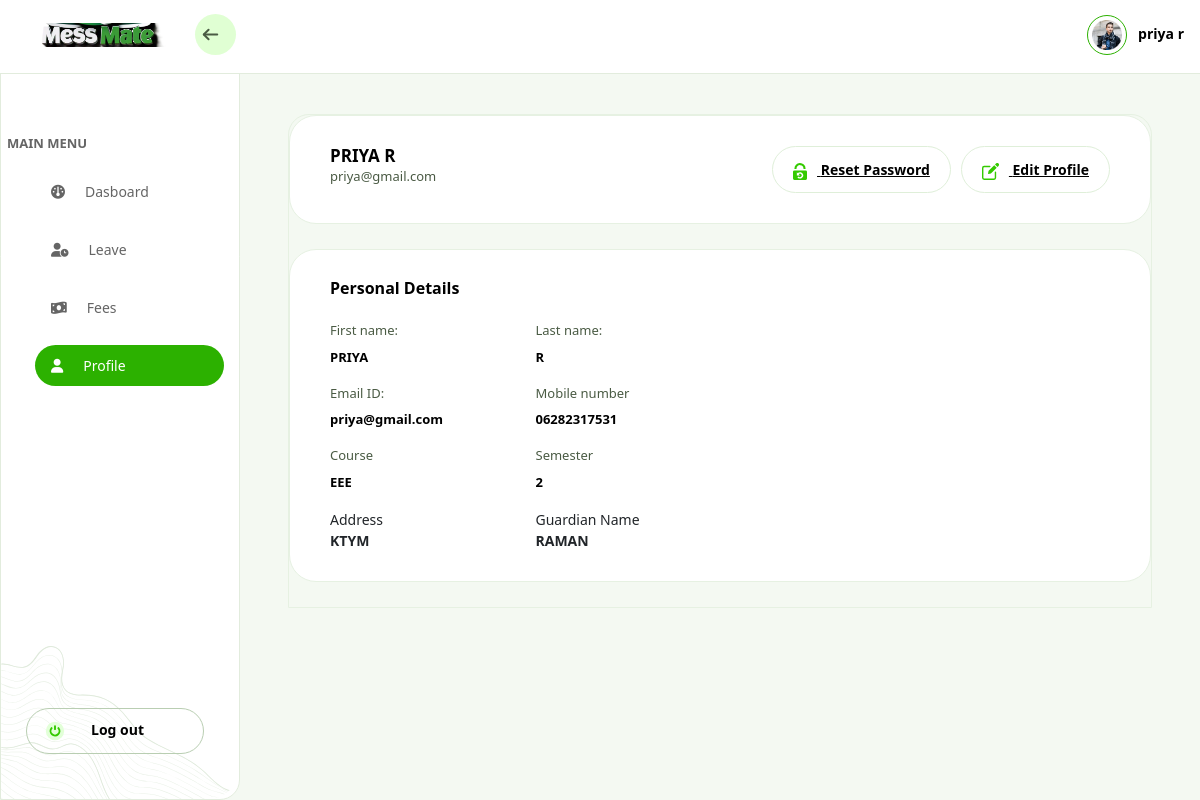
Screenshot of /student/profile (signed in) with the database file from the repository.
### mess_app/models.py (models this page shows, shortened)
class CustomUser(AbstractUser):
       GENDER_CHOICES = [
        ('M', 'Male'),
        ('F', 'Female'),
    ]
       COURSE_CHOICES = [
        ('CSE', 'B.Tech(Computer Science Engineering) '),
        ('EC', 'B.Tech(Electronics & Communication Engineering)'),
        ('EEE', 'B.Tech(Electrical & Electronics Engineering)'),
        ('CHE', 'Diploma in Computer Hardware Engineering'),
        ('EL', 'Diploma in Electronics Engineering'),
        ('DEEE', 'Diploma in Electrical & Electronics Engineering'),
        ('MCA', 'MCA'),
    ]
       email = models.EmailField(unique=True)
       dob=models.DateField(blank=False, null=True)
       gender=models.CharField(max_length=1, choices=GENDER_CHOICES,blank=False, null=True)
       address=models.TextField(blank=False, null=True)
       course = models.CharField(max_length=4, choices=COURSE_CHOICES,blank=False, null=True)
       reg_no=models.CharField(max_length=15,unique=True,blank=False, null=True)
       sem=models.PositiveIntegerField(blank=False, null=True)
       start_year = models.IntegerField(blank=False,null=True)
       end_year = models.IntegerField(blank=False,null=True)
       ph_no=models.CharField(max_length=15,blank=False, null=True)
       guard_name=models.CharField(max_length=100,blank=False, null=True)
       guard_phn=models.CharField(max_length=15,blank=False, null=True)
       is_active = models.BooleanField(default=False)
       past_stud= models.BooleanField(default=False,blank=True,null=True)

### student/views.py (the view)
# urls.py: path('profile',views.profile,name='profile'),
def profile(request):
    return render(request,'student/my-account.html')

### templates/student/my-account.html (shortened to what this page needs)
{% extends "navbar.html" %}
{% load static %}
{% block table %}
        <div class="db-rt-outer">
            <div class="db-rt-cont-area account-wrp">
                <div class="account-action-top">
                    <div class="profile-info-acc">
                        <div class="prf-dtl">
                            <span class="prof-name">{{profile.first_name|upper}} {{profile.last_name|upper}}</span>
                            <h5 class="prof-desg">{{profile.email}}</h5>
                        </div>
                    </div>
                    <div class="action-btn-blks">
                        <a class="prof-btns">
                            <span class="icon">
                                <img src="{% static 'img/reset-password.svg' %}" alt="">
                            </span>
                            <span class="txt">Reset Password</span>
                        </a>
                        <a class="prof-btns" type="button" data-bs-toggle="modal" data-bs-target="#editProfile">
                            <span class="icon">
                                <img src="{% static 'img/edit-profile.svg' %}" alt="">
                            </span>
                            <span class="txt">Edit Profile</span>
                        </a>
                    </div>
                </div>
                <div class="account-action-top">
                    <div class="col-lg-6 lft">
                        <div class="left-col">
                            <div class="title-main">Personal Details</div>
                            <div class="row">
                                <div class="col-lg-6">
                                    <div class="view-blk">
                                        <div class="dtls">
                                            <div class="label-acc">First name:</div>
                                            <div class="desc">{{profile.first_name|upper}}</div>
                                        </div>
                                    </div>
                                </div>
                                <div class="col-lg-6">
                                    <div class="view-blk">
                                        <div class="dtls">
                                            <div class="label-acc">Last name:</div>
                                            <div class="desc"> {{profile.last_name|upper}}</div>
                                        </div>
                                    </div>
                                </div>
                            </div>
                            <div class="row">
                                <div class="col-lg-6">
                                    <div class="view-blk">
                                        <div class="dtls">
                                            <div class="label-acc">Email ID:</div>
                                            <div class="desc"><a class="link" href="mailto:">{{profile.email}}</a></div>
                                        </div>
                                    </div>
                                </div>
                                <div class="col-lg-6">
                                    <div class="view-blk">
                                        <div class="dtls">
                                            <div class="label-acc">Mobile number </div>
                                            <div class="desc"><a class="link" href="tel:+1 (412) 645-3682">{{profile.ph_no}}</a></div>
                                        </div>
                                    </div>
                                </div>
                            </div>
                            <div class="row">
                                <div class="col-lg-6">
                                    <div class="view-blk">
                                        <div class="dtls">
                                            <div class="label-acc">Course</div>
                                            <div class="desc"><a class="link" href="tel:+1 (412) 645-3682">{{profile.course}}</a></div>
                                        </div>
                                    </div>
                                </div>
                                <div class="col-lg-6">
                                    <div class="view-blk">
                                        <div class="dtls">
                                            <div class="label-acc">Semester</div>
                                            <div class="desc"><a class="link" href="tel:+1 (412) 645-3682">{{profile.sem}}</a></div>
                                        </div>
                                    </div>
                                    </div>
                                </div>
                            </div>
                            <div class="row">
                                <div class="col-lg-6">
                                    <div class="view-blk">
                                        <div class="dtls">
                                            <div class="label-acc">Address</div>
                                            <div class="desc"><b>{{profile.address|upper}}</b></a></div>
                                        </div>
                                    </div>
                                </div>
                                <div class="col-lg-6">
                                    <div class="view-blk">
                                        <div class="dtls">
                                            <div class="label-acc">Guardian Name</div>
                                            <div class="desc"><b>{{profile.guard_name|upper}}</b></a></div>
                                        </div>
                                    </div>
                                    </div>
                                </div>
                            </div>
                        </div>
                    </div>
                </div>
            </div>
        </div>
    </div>
{% endblock %}

### templates/navbar.html (shortened to what this page needs)
{% extends "base.html" %}
{% load static %}
{% block style %}
<link rel="stylesheet" href="https://cdnjs.cloudflare.com/ajax/libs/font-awesome/6.0.0-beta3/css/all.min.css">
<link rel="stylesheet" href="{% static 'css/common.css' %}">
<link rel="stylesheet" href="{% static 'css/header-sidebar.css' %}">
<link rel="stylesheet" href="{% static 'css/common-table-listing.css' %}">
<link rel="stylesheet" href="{% static 'css/common-modal.css' %}">
{% endblock %}
{% block content %}
<div class="outer-main">
    <div class="left-side-nav" id="sidebar">
        <div class="main-nav" style='padding-right:15px;padding-left:6px;'>
            <div class="nav-title">
                MAIN MENU
            </div>
            {% if profile.is_superuser %}
            <ul class="menu-ul" style="padding-right: 15px;padding-left: 5px;">
                <li>
                    <a  href="{% url 'warden-dashboard' %}" class="nav-link">
                        <span class="nav-icon"><i class="fas fa-gauge"></i></span>
                        <span class="nav-txt">Dasboard</span>
                    </a>
                </li>
                <li class="nav-item">
                    <a  href="{% url 'active_students' %}" class="nav-link">
                        <span class="nav-icon"><i class="fas fa-user-graduate "></i></span>
                        <span class="nav-txt ">Students</span>
                    </a>
                </li>
            <li class="nav-item">
                <a href="{% url 'registered-students' %}" class="nav-link" aria-current="page">
                <span class="nav-icon"><i class="fas fa-user-check"></i></span>
                <span class="nav-txt fSize" >Registered Students</span>
                </a>
            </li>
            <li>
                <a href="{% url 'past_students' %}" class="nav-link" >
                    <span class="nav-icon"><i class="fas fa-user-times"></i></span>
                    <span class="nav-txt">Vacated Students</span>
                </a>
            </li>
            <li class="nav-item">
                <a href="{% url 'leave_applications' %}" class="nav-link" aria-current="page">
                <span class="nav-icon"><i class="fas fa-calendar-check"></i></span>
                <span class="nav-txt" >Student Leave</span>
                </a>
            </li>
            {% comment %} <li class="nav-item">
                <a href="{% url 'employee_list' %}" class="nav-link" aria-current="page">
                <span class="nav-icon"><i class="fas fa-user-tie"></i></span>
                <span class="nav-txt" >Employee</span>
                </a>
            </li>
            <li class="nav-item">
                <a href="{% url 'add_employee_leave' %}" class="nav-link" aria-current="page">
                <span class="nav-icon"><i class="fas fa-user-clock"></i></span>
                <span class="nav-txt" >Employee Leave</span>
                </a>
            </li> {% endcomment %}
            <li class="nav-item">
                <a href="{% url 'expenditure_list' %}" class="nav-link" aria-current="page">
                <span class="nav-icon"><i class="fas fa-file-invoice"></i></span>
                <span class="nav-txt" >Expenditure Details</span>
                </a>
            </li>
            <li class="nav-item">
                <a href="{% url 'hostel_bill_settings' %}" class="nav-link" aria-current="page">
                <span class="nav-icon"><i class="fas fa-sliders-h"></i></span>
                <span class="nav-txt fSize" >Hostel fee Settings</span>
                </a>
            </li>
            <li>
                <a href="{% url 'list_bills' %}" class="nav-link" >
                    <span class="nav-icon"><i class="fas fa-money-bill-wave"></i></span>
                    <span class="nav-txt">Mess Fee</span>
                </a>
            </li>
            </ul>
            {% else %}
            <ul class="menu-ul">
                <li>
                    <a  href="{% url 'student-dashboard' %}" class="nav-link">
                        <span class="nav-icon"><i class="fas fa-gauge"></i></span>
                        <span class="nav-txt">Dasboard</span>
                    </a>
                </li>
            <li class="nav-item">
                <a href="{% url 'leave_applications' %}" class="nav-link" aria-current="page">
                <span class="nav-icon"><i class="fas fa-user-clock"></i></span>
                <span class="nav-txt" >Leave</span>
                </a>
            </li>
            <li>
                <a href="{% url 'list_bills' %}" class="nav-link" >
                    <span class="nav-icon"><i class="fas fa-money-bill-wave"></i></span>
                    <span class="nav-txt">Fees</span>
                </a>
            </li>
            <li>
                <a href="{% url 'profile' %}" class="nav-link" >
                    <span class="nav-icon"><i class="fas fa-user"></i></span>
                    <span class="nav-txt">Profile</span>
                </a>
            </li>
            </ul>
            {% endif %}
        </div>
        <div class="log-action-blk" style="margin-top: 7px;">
          <a href="{% url 'logout' %}" class="log-wrp">
            <span class="log-icon"><img src="{% static 'img/logout-icon-dash.svg' %}" alt=""></span>
            <span class="log-status">Log out</span>
          </a>
        </div>
    </div>
    <div class="right-panel" id="rightPanel">
        <div class="top-nav">
            <div class="inner-wrp">
                <div class="left-sec">
                    <a href="/" class="navbar-brand">
                        <img src="{% static 'img/mess.png' %}" style="height: 24px;max-width: unset;width: 150px;" alt="">
                    </a>
                    <span class="navigation-icon toggle">
                        <img src="{% static 'img/arrow-left-side-nav.svg' %}" style="margin-left: 5px;margin-right:15px" alt="">
                    </span>
                </div>
                <div class="profile-info-rt">
                    <div class="prof-img-wrp">
                        <img src="{% static 'img/profile-user-img.png' %}" alt="User Image" class="prof-img">
                    </div>
                    <div class="prf-dtl">
                        <span class="prof-name">{{profile.first_name}} {{profile.last_name}}</span>
                    </div>
                </div>
            </div>
        </div>
        {% block table %}{% endblock %}
{% endblock %}

### rows the page displays
CustomUser: first_name "priya", last_name "r", first_name "PRIYA", last_name "R", email "priya@gmail.com", ph_no "06282317531", course "EEE", sem "2", address "KTYM", guard_name "RAMAN"
